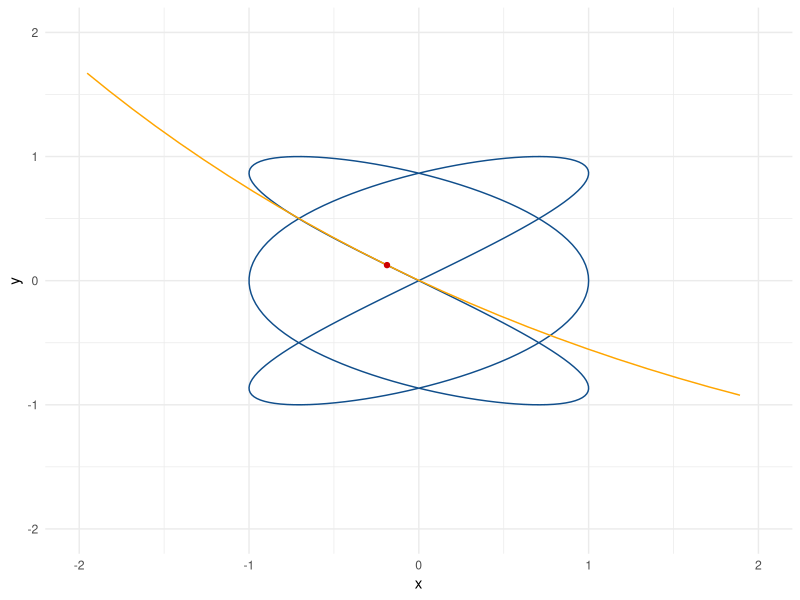

The R source for this figure:
# __________________________________________________________________________________________________
# 
# autor: Pedro Guarderas
# email: ajusworkopensource@gmail.com
# file: curvature.R
# 
# This program is free software; you can redistribute it and/or modify it under the 
# terms of the GNU General Public License as published by the Free Software Foundation; 
# either version 2 of the License, or (at your option) any later version.
# __________________________________________________________________________________________________

#___________________________________________________________________________________________________
library( ggplot2 )

g<-function( x ) {
  return( c( cos(3*x), sin(2*x) ) )  
}

dg<-function( x ) {
  return( c( -3*sin(3*x), 2*cos(2*x) ) )  
}

d2g<-function( x ) {
  return( c( -9*cos(3*x), 4*sin(2*x) ) )  
}

k<-function( x ) {
  d1<-dg( x )
  d2<-d2g( x )
  nd1<-sum( d1 * d1 )^(3.0/2.0)
  return( ( d1[1] * d2[2] - d1[2] * d2[1] ) / nd1 )
}

R<-function( x ) return( 1.0 / abs( k(x) ) )
C<-function( x) {
  d1<-dg(x)
  d2<-d2g(x)
  n<-sum( d1 * d1 ) / ( d1[1] * d2[2] - d1[2] * d2[1] )
  return( g(x) + n * c( -d1[2], d1[1] ) )
}

n<-300
x<-seq( 0,2*pi,length.out = n)
G<-as.data.frame( t( sapply( x, FUN = g ) ) )
names( G )<-c('x','y')
t<-0.24 * 2 * pi
X<-g( t )
c<-C( t )
r<-R( t )
t<-seq(0,2*pi,length.out = n)
crc<-data.frame( x = r * cos( t ) + c[1],
                 y = r * sin( t ) + c[2] )

p<-ggplot( ) + 
  geom_path( data = G, aes( x = x, y = y ), col = 'dodgerblue4' ) +
  geom_path( data = crc, aes( x = x, y = y ), col = 'orange' ) +
  geom_point( aes( x = c[1], y = c[2] ), col = 'darkgreen' ) +
  geom_point( aes( x = X[1], y = X[2] ), col = 'red3' ) +
  xlim( -2, 2 ) +
  ylim( -2, 2 ) +
  theme_minimal()

plot( p )
